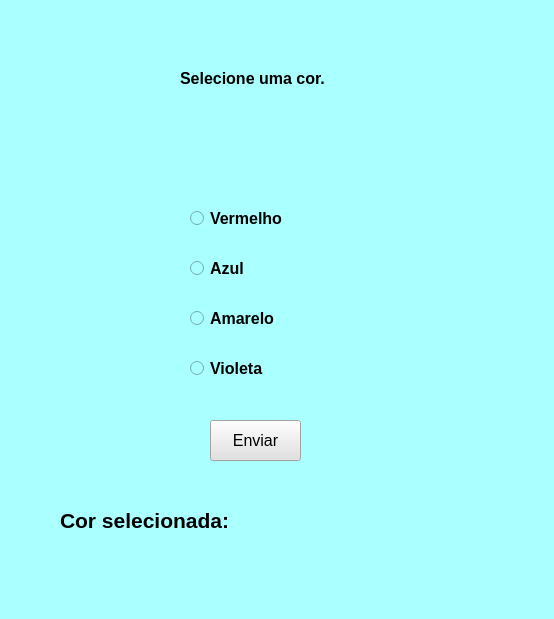
<?xml version="1.0" encoding="UTF-8"?>
<ui version="4.0">
 <class>MainWindow</class>
 <widget class="QMainWindow" name="MainWindow">
  <property name="geometry">
   <rect>
    <x>0</x>
    <y>0</y>
    <width>554</width>
    <height>619</height>
   </rect>
  </property>
  <property name="windowTitle">
   <string>MainWindow</string>
  </property>
  <property name="styleSheet">
   <string notr="true">background-color: rgb(170, 255, 255);</string>
  </property>
  <widget class="QWidget" name="centralwidget">
   <widget class="QRadioButton" name="radioButton">
    <property name="geometry">
     <rect>
      <x>190</x>
      <y>210</y>
      <width>131</width>
      <height>17</height>
     </rect>
    </property>
    <property name="font">
     <font>
      <pointsize>12</pointsize>
      <weight>75</weight>
      <bold>true</bold>
     </font>
    </property>
    <property name="text">
     <string>Vermelho</string>
    </property>
   </widget>
   <widget class="QRadioButton" name="radioButton_2">
    <property name="geometry">
     <rect>
      <x>190</x>
      <y>260</y>
      <width>131</width>
      <height>17</height>
     </rect>
    </property>
    <property name="font">
     <font>
      <pointsize>12</pointsize>
      <weight>75</weight>
      <bold>true</bold>
     </font>
    </property>
    <property name="text">
     <string>Azul</string>
    </property>
   </widget>
   <widget class="QRadioButton" name="radioButton_3">
    <property name="geometry">
     <rect>
      <x>190</x>
      <y>310</y>
      <width>131</width>
      <height>17</height>
     </rect>
    </property>
    <property name="font">
     <font>
      <pointsize>12</pointsize>
      <weight>75</weight>
      <bold>true</bold>
     </font>
    </property>
    <property name="text">
     <string>Amarelo</string>
    </property>
   </widget>
   <widget class="QRadioButton" name="radioButton_4">
    <property name="geometry">
     <rect>
      <x>190</x>
      <y>360</y>
      <width>131</width>
      <height>17</height>
     </rect>
    </property>
    <property name="font">
     <font>
      <pointsize>12</pointsize>
      <weight>75</weight>
      <bold>true</bold>
     </font>
    </property>
    <property name="text">
     <string>Violeta</string>
    </property>
   </widget>
   <widget class="QLabel" name="label">
    <property name="geometry">
     <rect>
      <x>180</x>
      <y>70</y>
      <width>161</width>
      <height>16</height>
     </rect>
    </property>
    <property name="font">
     <font>
      <pointsize>12</pointsize>
      <weight>75</weight>
      <bold>true</bold>
     </font>
    </property>
    <property name="text">
     <string>Selecione uma cor.</string>
    </property>
   </widget>
   <widget class="QLabel" name="label_2">
    <property name="geometry">
     <rect>
      <x>60</x>
      <y>510</y>
      <width>181</width>
      <height>21</height>
     </rect>
    </property>
    <property name="font">
     <font>
      <pointsize>16</pointsize>
      <weight>75</weight>
      <bold>true</bold>
     </font>
    </property>
    <property name="text">
     <string>Cor selecionada:</string>
    </property>
   </widget>
   <widget class="QPushButton" name="pushButton">
    <property name="geometry">
     <rect>
      <x>210</x>
      <y>420</y>
      <width>91</width>
      <height>41</height>
     </rect>
    </property>
    <property name="font">
     <font>
      <pointsize>12</pointsize>
     </font>
    </property>
    <property name="styleSheet">
     <string notr="true">background-color: rgb(180, 180, 180);
background-color: rgb(225, 225, 225);</string>
    </property>
    <property name="text">
     <string>Enviar</string>
    </property>
   </widget>
  </widget>
  <widget class="QMenuBar" name="menubar">
   <property name="geometry">
    <rect>
     <x>0</x>
     <y>0</y>
     <width>554</width>
     <height>21</height>
    </rect>
   </property>
  </widget>
  <widget class="QStatusBar" name="statusbar"/>
 </widget>
 <resources/>
 <connections/>
</ui>
